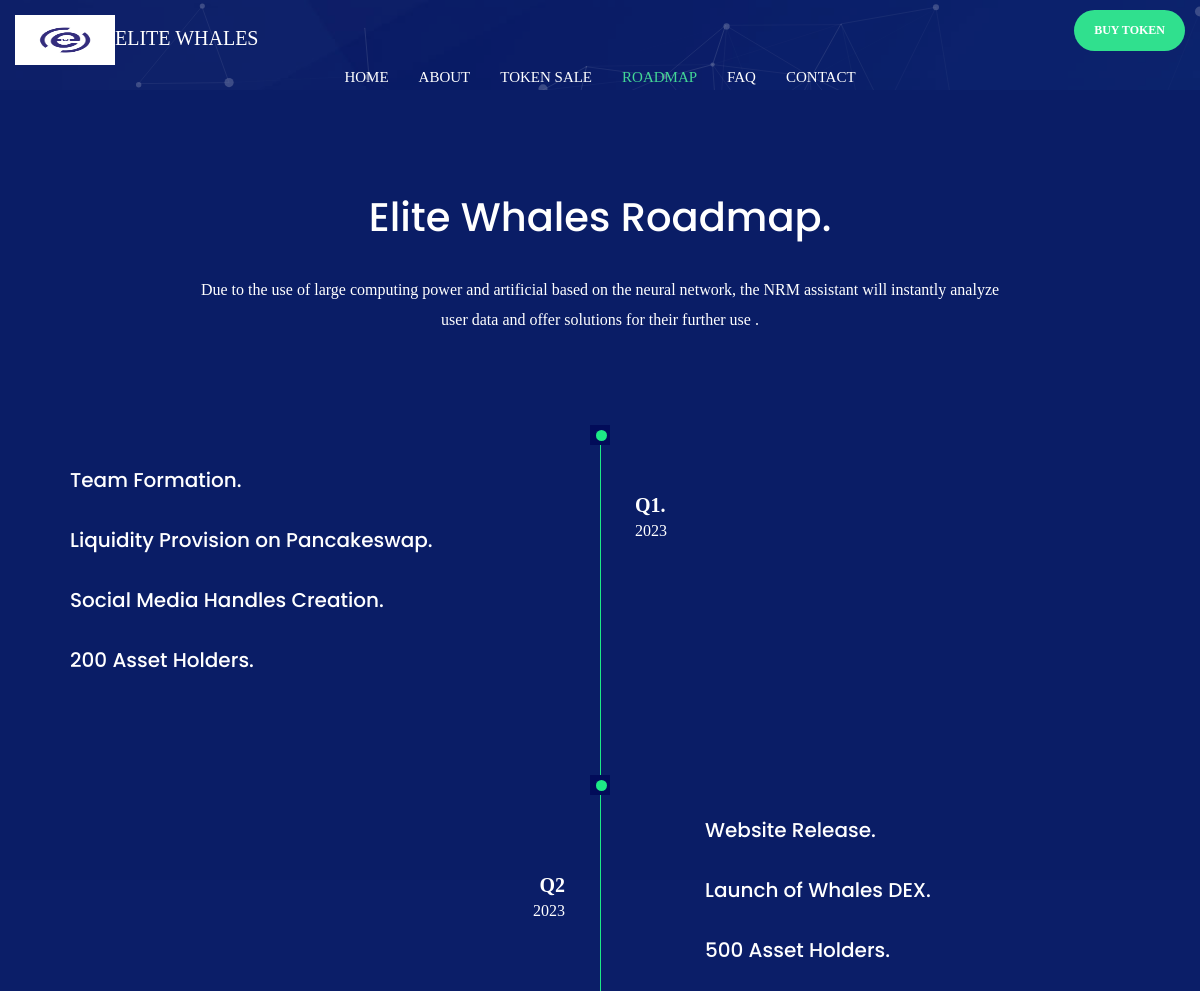
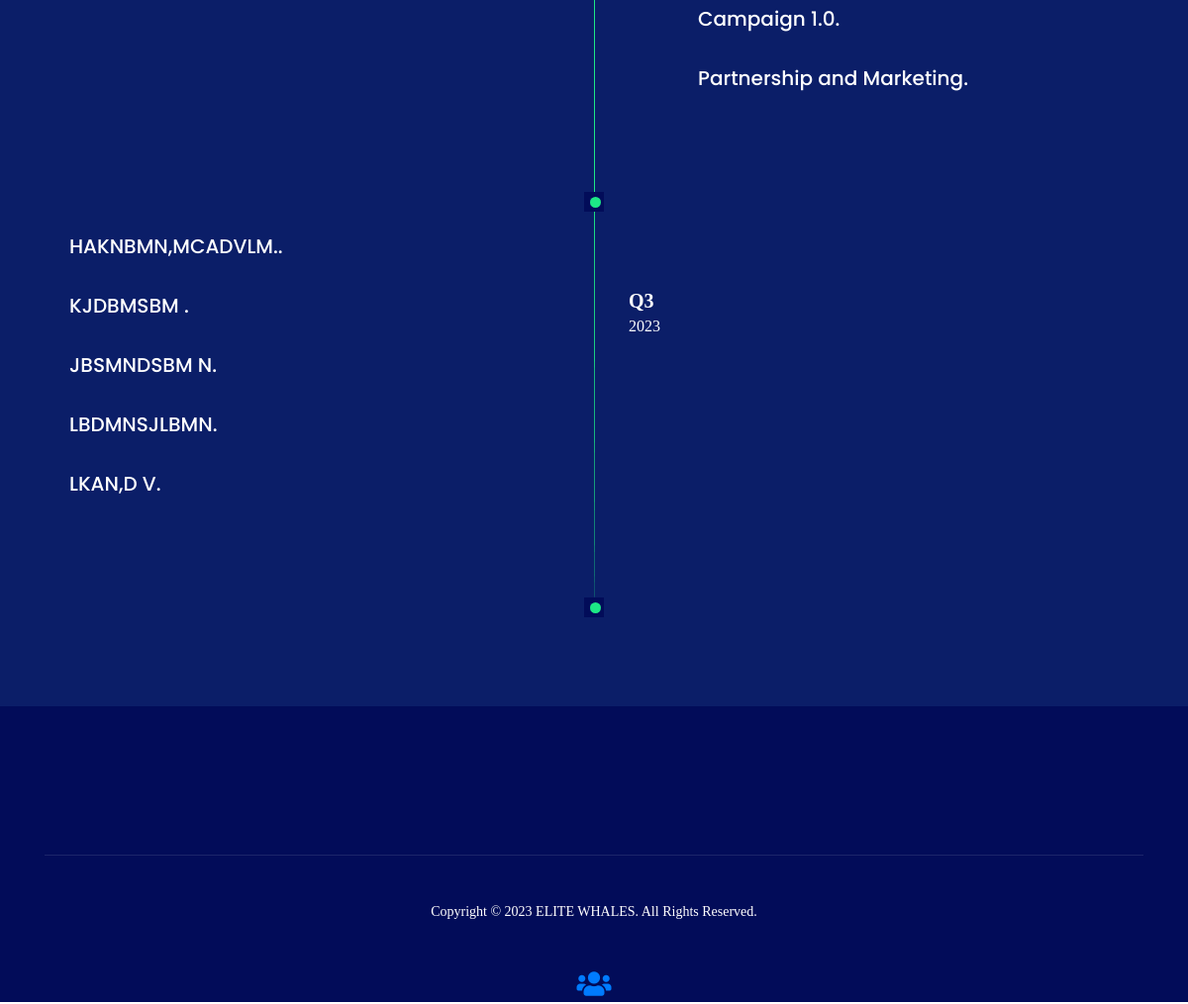
Screenshot of /RoadMap/ with the database file from the repository (2 pictures, top to bottom).
### ews_app/models.py (models this page shows, shortened)
class RoadMap(models.Model):
    title = models.CharField(max_length=77)
    speech = models.TextField()

class RoadmapR1(models.Model):
    hone = models.CharField(max_length=77)
    h_two = models.CharField(max_length=77, blank=True, null=True)
    h_three = models.CharField(max_length=77, blank=True, null=True)
    h_four = models.CharField(max_length=77, blank=True, null=True)
    h_five = models.CharField(max_length=77, blank=True, null=True)
    h_six = models.CharField(max_length=77, blank=True, null=True)
    Quarter = models.CharField(max_length=3)
    year = models.CharField(max_length=4)

class RoadmapL1(models.Model):
    hone = models.CharField(max_length=77)
    h_two = models.CharField(max_length=77, blank=True, null=True)
    h_three = models.CharField(max_length=77, blank=True, null=True)
    h_four = models.CharField(max_length=77, blank=True, null=True)
    h_five = models.CharField(max_length=77, blank=True, null=True)
    h_six = models.CharField(max_length=77, blank=True, null=True)
    Quarter = models.CharField(max_length=3)
    year = models.CharField(max_length=4)

class RoadmapR2(models.Model):
    hone = models.CharField(max_length=77)
    h_two = models.CharField(max_length=77, blank=True, null=True)
    h_three = models.CharField(max_length=77, blank=True, null=True)
    h_four = models.CharField(max_length=77, blank=True, null=True)
    h_five = models.CharField(max_length=77, blank=True, null=True)
    h_six = models.CharField(max_length=77, blank=True, null=True)
    Quarter = models.CharField(max_length=3)
    year = models.CharField(max_length=4)

### ews_app/views.py (the view)
# urls.py: path('RoadMap/', views.roadmap, name='road'),
def roadmap(request):
    rm = RoadMap.objects.all()
    rmr1 = RoadmapR1.objects.all()
    rml1 = RoadmapL1.objects.all()
    rmr2 = RoadmapR2.objects.all()
    rml2 = RoadmapL2.objects.all()
    context = {
        'nav': 'road',
        'rm': rm,
        'rmr1': rmr1,
        'rml1': rml1,
        'rmr2': rmr2,
        'rml2': rml2,
    }
    return render(request, 'ews_app/roadmap.html', context)

### ews_app/templates/ews_app/roadmap.html (shortened to what this page needs)
{% extends 'base.html' %}
{% load static %}
{% block content %}
<section id="roadmap" class="roadmap">
    <div class="container">
        <div class="row">
            <div class="col-sm-12">
                <div class="sub-title">
                    {% for s in rm %}
                        <h2 class="wow fadeInUp" data-wow-duration="2s" data-wow-delay=".2s">{{s.title}}.</h2>
                        <p class="wow fadeInUp" data-wow-duration="2s" data-wow-delay=".3s">{{s.speech}}.</p>
                    {% endfor %}
                </div>
            </div>
        </div>
        <div class="row">
            <div class="col-sm-12 roadmap-area">
                <div class="roadmap-tree">
                    <div class="row roadmap-cloumn pn_reverse  wow fadeInUp" data-wow-duration="2s" data-wow-delay=".2s">
                            <div class="roadmap-marker"></div>
                        {% for w in rmr1 %}
                            <div class="col-sm-12 col-md-12 col-lg-6 roadmap-desc  roadmap-dese-left">
                                <div class="doc-wraper">
                                    {% if w.hone %}
                                        <h4>{{w.hone|safe}}.</h4>
                                    {% endif %}
                                    {% if w.h_two %}
                                        <h4>{{w.h_two|safe}}.</h4>
                                    {% endif %}
                                    {% if w.h_three %}
                                        <h4>{{w.h_three|safe}}.</h4>
                                    {% endif %}
                                    {% if w.h_four %}
                                        <h4>{{w.h_four|safe}}.</h4>
                                    {% endif %}
                                </div>
                            </div>
                            <div class="col-sm-12 col-md-12 col-lg-6 roadmap-status roadmap-right">
                                <span>{{w.Quarter|safe}}.</span><span>{{w.year|safe}}</span>
                            </div>
                        {% endfor %}
                    </div>
                    <div class="row roadmap-cloumn wow fadeInUp" data-wow-duration="2s" data-wow-delay=".3s">
                            <div class="roadmap-marker marker-off"></div>
                        {% for x in rml1 %}
                            <div class="col-sm-12 col-md-12 col-lg-6 roadmap-status roadmap-left">
                                <span>{{x.Quarter|safe}}</span><span> {{x.year}}</span>
                            </div>
                            <div class="col-sm-12 col-md-12 col-lg-6 roadmap-desc roadmap-dese-right">
                                <div class="doc-wraper">
                                    {% if x.hone %}
                                        <h4>{{x.hone|safe}}.</h4>
                                    {% endif %}
                                    {% if x.h_two %}
                                        <h4>{{x.h_two|safe}}.</h4>
                                    {% endif %}
                                    {% if x.h_three %}
                                        <h4>{{x.h_three|safe}}.</h4>
                                    {% endif %}
                                    {% if x.h_four %}
                                        <h4>{{x.h_four|safe}}.</h4>
                                    {% endif %}
                                    {% if x.h_five %}
                                        <h4>{{x.h_five|safe}}.</h4>
                                    {% endif %}
                                </div>
                            </div>
                        {% endfor %}
                    </div>
                    <div class="row roadmap-cloumn pn_reverse  wow fadeInUp" data-wow-duration="2s" data-wow-delay=".4s">
                            <div class="roadmap-marker"></div>
                        {% for c in rmr2 %}
                            <div class="col-sm-12 col-md-12 col-lg-6 roadmap-desc roadmap-dese-left">
                                <div class="doc-wraper">
                                    {% if c.hone %}
                                        <h4>{{c.hone|safe}}.</h4>
                                    {% endif %}
                                    {% if c.h_two %}
                                        <h4>{{c.h_two|safe}}.</h4>
                                    {% endif %}
                                    {% if c.h_three %}
                                        <h4>{{c.h_three|safe}}.</h4>
                                    {% endif %}
                                    {% if c.h_four %}
                                        <h4>{{c.h_four|safe}}.</h4>
                                    {% endif %}
                                    {% if c.h_five %}
                                        <h4>{{c.h_five|safe}}.</h4>
                                    {% endif %}
                                </div>
                            </div>
                            <div class="col-sm-12 col-md-12 col-lg-6 roadmap-status roadmap-right">
                                <span>{{c.Quarter}}</span><span> {{c.year}}</span>
                            </div>
                        {% endfor %}
                    </div>
                    <div class="row roadmap-cloumn  wow fadeInUp" data-wow-duration="2s" data-wow-delay=".5s">
                            <div class="roadmap-marker marker-off"></div>
                    </div>
                </div>
            </div>
        </div>
    </div>
</section>
{% endblock content %}

### rows the page displays
RoadMap: title "Elite Whales Roadmap", speech "Due to the use of large computing power and artificial based on the neural network, the NRM assistant will instantly analyze user data and offer solutions for their further use"
RoadmapR1: hone "Team Formation", h_two "Liquidity Provision on Pancakeswap", h_three "Social Media Handles Creation", h_four "200 Asset Holders", Quarter "Q1", year "2023"
RoadmapL1: Quarter "Q2", year "2023", hone "Website Release", h_two "Launch of Whales DEX", h_three "500 Asset Holders", h_four "Campaign 1.0", h_five "Partnership and Marketing"
RoadmapR2: hone "HAKNBMN,MCADVLM.", h_two "KJDBMSBM", h_three "JBSMNDSBM N", h_four "LBDMNSJLBMN", h_five "LKAN,D V", Quarter "Q3", year "2023"
